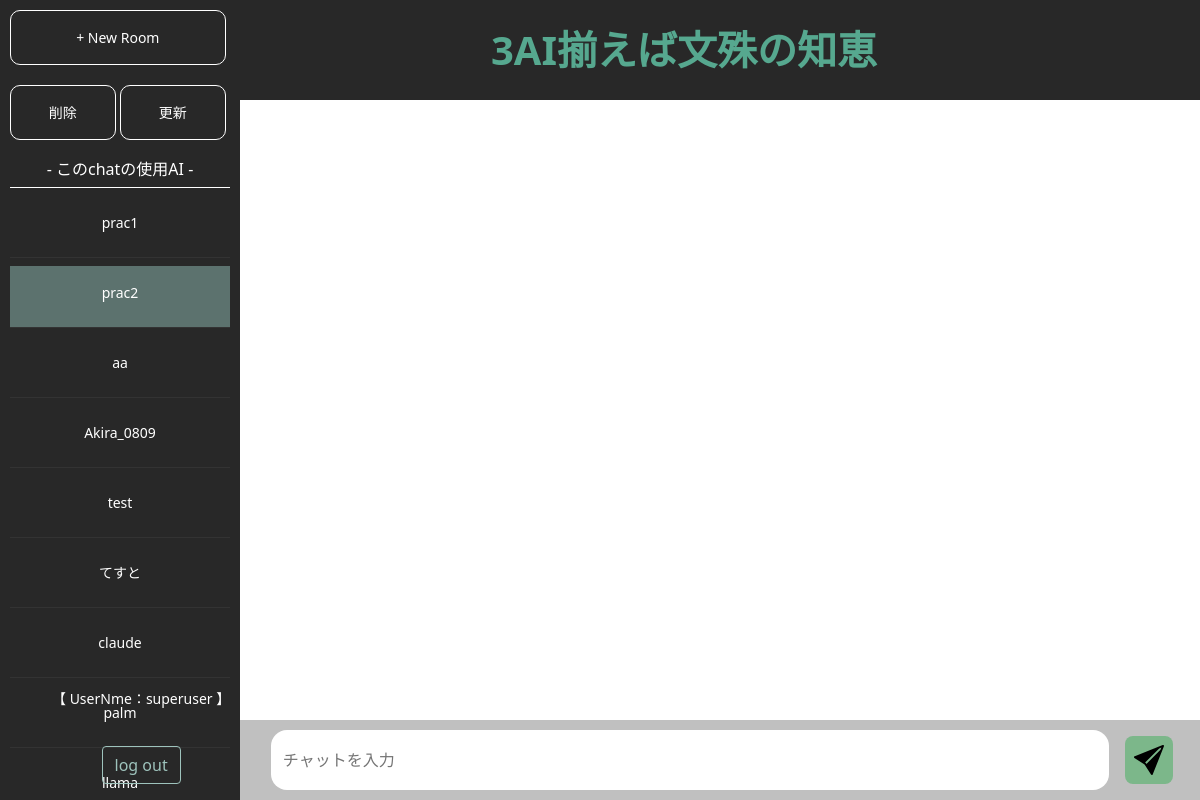
/chat/enter/room/2 (signed in), run on the app's committed database.
### chat/models.py (models this page shows, shortened)
class Room(models.Model):
    host = models.ForeignKey(User, on_delete=models.CASCADE)
    name = models.CharField(gettext_lazy('Room name'), max_length=64)
    created_at = models.DateTimeField(gettext_lazy('Created time'), default=timezone.now)
    participants = models.ManyToManyField(User, related_name='rooms', verbose_name=gettext_lazy('Participants'), blank=True)
    ChatGPT = models.BooleanField(default=False)
    Claude2 = models.BooleanField(default=False)
    PaLM2 = models.BooleanField(default=False)
    LLaMA = models.BooleanField(default=False)
    objects = RoomQueryset.as_manager()
    def is_assigned(self, user=None):
        try:
            _ = self.participants.all().get(pk=user.pk)
            return True
        except User.DoesNotExist:
            return self.host == user
        except Exception:
            return False

### chat/views.py (the view)
# urls.py: path('enter/room/<int:pk>', views.EnterRoom.as_view(), name='enter_room'),
class EnterRoom(LoginRequiredMixin, OnlyAssignedUserMixin, DetailView):
    model = models.Room
    template_name = 'chat/chat_room.html'
    context_object_name = 'room'
    def get_context_data(self, **kwargs):
        context = super().get_context_data(**kwargs)
        rooms = models.Room.objects.filter(host=self.request.user)
        context['rooms'] = rooms
        return context

### chat/models.py (called while the page is built)
    def ordering(self, order='created_at'):
        return self.get_queryset().order_by(order)

### chat/views.py (called while the page is built)
    def test_func(self):
        room = self.get_object()
        return room.is_assigned(self.request.user)

### templates/chat/chat_room.html (shortened to what this page needs)
{% load humanize %}
<!DOCTYPE html>
<html lang="ja">
<link rel="stylesheet" href="https://use.fontawesome.com/releases/v5.15.2/css/all.css"
/>
<link href="https://cdn.jsdelivr.net/npm/bootstrap@5.0.0-beta1/dist/css/bootstrap.min.css" rel="stylesheet"
/>
<link rel="stylesheet" href="index.css"/>
</head>
<body>
<header style="margin-left: 7%;background-color: #282828;color: #56a88f">
    <h1 style="" class="title">3AI揃えば文殊の知恵</h1>
</header>
<div id="navArea">
    <nav>
        <div class="nav_header">
            <ul class="menu">
                <li><a href="{% url 'chat:create_room' %}">+ New Room</a></li>
            </ul>
        </div>
            <div class="nav_header">
            <ul class="menu">
                <li><a href="{% url 'chat:delete_room' room.pk %}">削除</a></li>
                <li><a href="{% url 'chat:update_room' room.pk %}">更新</a></li>
            </ul>
        </div>
        <div class="inner">
            <ul class="member">
                <h6 style="text-align:center;color:White">- このchatの使用AI -</h6>
            </ul>
            <ul class="display_room">
                {% for monoroom in rooms %}
                    {% if monoroom.name == room.name %}
                        <li style="background-color: #5c726e"><a
                                href="{% url 'chat:enter_room' monoroom.pk %}">{{ monoroom.name }}</a>
                        </li>
                    {% else %}
                        <li><a href="{% url 'chat:enter_room' monoroom.pk %}">{{ monoroom.name }}</a></li>
                    {% endif %}
                {% endfor %}
            </ul>
        </div>
        <div class="nav_footter" style="margin-left: 3%">
            <p style="text-align: center">【 UserNme：{{ user.username }} 】</p>
            <br>
            <a href="{% url 'accounts:logout' %}" class="btn btn-outline-primary cancel-button"
               style="color: #9EC3BC;border-color: #9EC3BC">log out</a>
        </div>
    </nav>
</div>
<div class="container">
    <div class="main">
        <div class="chat bg-white">
        </div>
        <div class="input-field d-flex flex-row align-items-end mb-5">
            <dev action="#" class="form">
                <input type="text" name="name" id="chat-message-input" placeholder="チャットを入力" class="textbox"/>
                <button id="button2" class="button">
                </button>
            </dev>
        </div>
    </div>
</div>
</body>
</html>

### static/css/index.css (style rules this page uses)
* { margin: 0; box-sizing: border-box; }
body { background-color: #a9a9a9; margin: 0; }
header { display: flex; width: 100%; height: 100px; background-color: white; align-items: center; position: fixed; justify-content: center; }
.title { text-align: center; }
.container { display: flex; justify-content: space-around; min-height: 100vh; overflow-y: auto; }
.main { position: fixed; top: 100px; width: 100%; height: 100vh; box-sizing: border-box; padding: 20px; color: black; background-color: white; }
.chat { display: flex; flex-wrap: wrap; width: 90%; height: 80%; margin: 0 auto; }
nav { width: 20%; position: fixed; display: block; justify-content: center; color: #a9a9a9; background-color: #282828; top: 0; left: 0; bottom: 0; transition: all 0.5s; z-index: 3; opacity: 0; }
.open nav { left: 0; opacity: 1; }
nav .nav_header, nav .inner { padding: 10px; }
.menu li:first-child { flex: 3; }
.menu li:last-child { flex: 1; }
nav .nav_header .menu { list-style: none; margin: 0; padding: 0px; display: flex; }
nav .inner ul { list-style: none; margin: 0; padding: 0; }
nav .inner ul li { margin: 0; border-bottom: 1px solid #333; }
nav .nav_header .menu li { width: 100%; border: solid 1px #FFFFFF; border-radius: 10px; margin-right: 2%; }
nav .nav_header .menu li a, nav .inner ul li a, nav .inner .member li, nav .nav_footter { display: block; text-decoration: none; color: #FFFFFF; font-size: 14px; padding: 1rem; transition-duration: 0.2s; text-align: center; }
nav .display_room { border-top: solid 1px #FFFFFF; border-bottom: solid 1px #FFFFFF; }
nav .display_room li a { margin: 0.5rem 0; }
nav .nav_footter { align-items: flex-end; }
.nav_footter { position: fixed; bottom: 0; text-align: center; }
.chat { max-width: 600px; margin: 0 auto; }
.input-field { width: 100%; }
.form { width: 100%; display: flex; justify-content: center; align-items: center; }
.input-field .form .textbox { width: 50%; height: 60px; border: none; background-color: #c0c0c0; border-radius: 1rem; margin-right: 1rem; }
.textbox::placeholder { text-indent: 10px; }
.input-field .form .button { border: none; background-color: #c0c0c0; border-radius: 0.5rem; width: 3rem; height: 3rem; }
.input-field .form .button svg { width: 30px; height: 30px; }

### data on the page
Room: name "prac1"
Room: name "prac2"
Room: name "aa"
Room: name "Akira_0809"
Room: name "test"
Room: name "てすと"
Room: name "claude"
Room: name "palm"
Room: name "llama"

### other printed values
{{ user.username }} "superuser"
